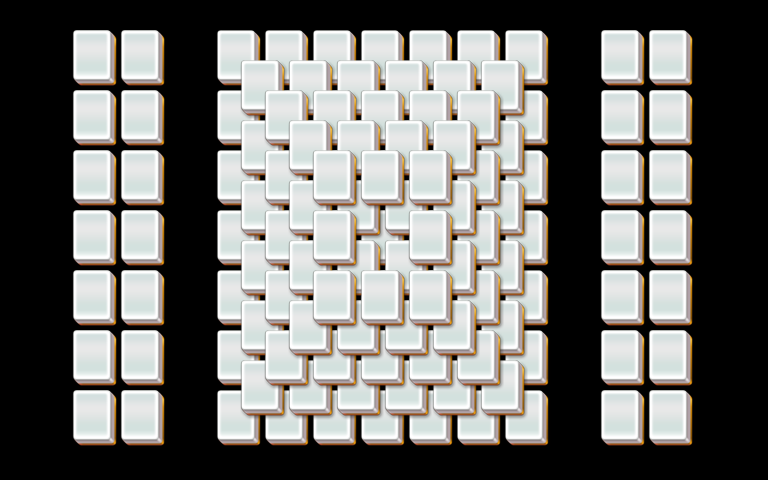

A level layout from a 2D game, rendered from its tile map. Below: a short description, then the map file with tile-grid data replaced by summaries:
An orthogonal 32x16 tile map with 24x30 px tiles, 5 tile layers (layer1, layer2, layer3, layer4, ...).

<map version="1.0" orientation="orthogonal" width="32" height="16" tilewidth="24" tileheight="30">
 <tileset firstgid="1" name="mahjong" tilewidth="48" tileheight="60">
  <image source="mahjong.png" />
 </tileset>
 <layer name="layer1" width="32" height="16">
  <data>[512 cells, 77 non-empty, 1 distinct tile ids]</data>
 </layer>
 <layer name="layer2" width="32" height="16">
  <data>[512 cells, 64 non-empty, 1 distinct tile ids]</data>
 </layer>
 <layer name="layer3" width="32" height="16">
  <data>[512 cells, 25 non-empty, 1 distinct tile ids]</data>
 </layer>
 <layer name="layer4" width="32" height="16">
  <data>[512 cells, 16 non-empty, 1 distinct tile ids]</data>
 </layer>
 <layer name="layer5" width="32" height="16">
  <data>[512 cells, 8 non-empty, 1 distinct tile ids]</data>
 </layer>
</map>
